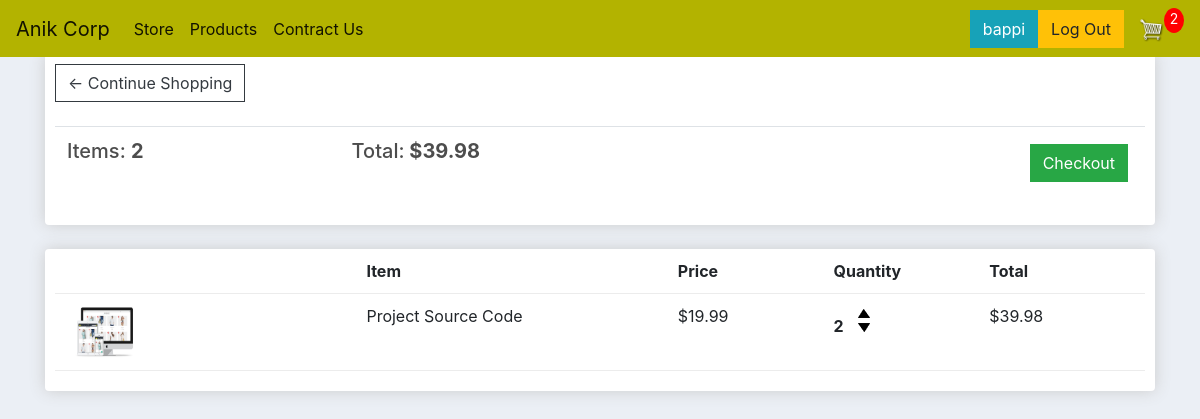
The app's page /cart/ (signed in) with its own data.
### store/models.py (models this page shows, shortened)
class Order(models.Model):
    customer = models.ForeignKey(
        Customer, on_delete=models.SET_NULL, blank=True, null=True)
    date_ordered = models.DateTimeField(auto_now_add=True)
    complete = models.BooleanField(default=False, null=True, blank=False)
    transaction_id = models.CharField(max_length=200, null=True)
    @property
    def get_cart_total(self):
        orderitems = self.orderitem_set.all()
        total = sum([item.get_total for item in orderitems])
        return total
    @property
    def get_cart_items(self):
        orderitems = self.orderitem_set.all()
        total = sum([item.quantity for item in orderitems])
        return total

class OrderItem(models.Model):
    product = models.ForeignKey(
        Product, on_delete=models.SET_NULL, blank=True, null=True)
    order = models.ForeignKey(
        Order, on_delete=models.SET_NULL, blank=True, null=True)
    quantity = models.IntegerField(default=0, null=True, blank=True)
    @property
    def get_total(self):
        total = self.product.price * self.quantity
        return total

class Product(models.Model):
    name = models.CharField(max_length=200, null=True)
    price = models.FloatField()
    digital = models.BooleanField(default=False, null=True, blank=False)
    image = models.ImageField(null=True, blank=True)
    @property
    def imageURL(self):
        try:
            url = self.image.url
        except:
            url = ''
        return url

### store/views.py (the view)
# urls.py: path('cart/', views.cart, name='cart'),
def cart(request):
    data = cartData(request)
    cartItems = data['cartItems']
    order = data['order']
    items = data['items']
    context = {'items': items, 'order': order, 'cartItems': cartItems}
    return render(request, 'store/cart.html', context)

### store/utils.py (called while the page is built)
def cartData(request):
    if request.user.is_authenticated:
        customer = request.user.customer
        order, created = Order.objects.get_or_create(
            customer=customer, complete=False)
        items = order.orderitem_set.all()
        cartItems = order.get_cart_items
    else:
        cookieData = cookieCart(request)
        cartItems = cookieData['cartItems']
        order = cookieData['order']
        items = cookieData['items']
    return {'cartItems': cartItems, 'order': order, 'items': items}

### store/templates/store/cart.html
{% extends 'store/main.html' %}
{% load static %}
{% block content %}
<div class="container">
	<div class="row">
		<div class="col-lg-12">
			<div class="box-element">
				<a  class="btn btn-outline-dark" href="{% url 'store' %}">&#x2190; Continue Shopping</a>
				<br>
				<br>
				<table class="table">
					<tr>
						<th><h5>Items: <strong>{{order.get_cart_items}}</strong></h5></th>
						<th><h5>Total:<strong> ${{order.get_cart_total|floatformat:2}}</strong></h5></th>
						<th>
							<a  style="float:right; margin:5px;" class="btn btn-success" href="{% url 'checkout' %}">Checkout</a>
						</th>
					</tr>
				</table>
			</div>
			<br>
			<div class="box-element">
				<div class="cart-row">
					<div style="flex:2"></div>
					<div style="flex:2"><strong>Item</strong></div>
					<div style="flex:1"><strong>Price</strong></div>
					<div style="flex:1"><strong>Quantity</strong></div>
					<div style="flex:1"><strong>Total</strong></div>
				</div>
				{% for item in items %}
				<div class="cart-row">
					<div style="flex:2"><img class="row-image" src="{{item.product.imageURL}}"></div>
					<div style="flex:2"><p>{{item.product.name}}</p></div>
					<div style="flex:1"><p>${{item.product.price|floatformat:2}}</p></div>
					<div style="flex:1">
						<p class="quantity">{{item.quantity}}</p>
						<div class="quantity">
							<img data-product="{{item.product.id}}" data-action="add" class="chg-quantity update-cart" src="{% static  'images/arrow-up.png' %}">
							<img data-product="{{item.product.id}}" data-action="remove" class="chg-quantity update-cart" src="{% static  'images/arrow-down.png' %}">
						</div>
					</div>
					<div style="flex:1"><p>${{item.get_total|floatformat:2}}</p></div>
				</div>
				{% endfor %}
			</div>
		</div>
	</div>
</div>
{% endblock content %}

### store/templates/store/main.html (shortened to what this page needs)
{% load static %}
<!DOCTYPE html>
<html lang="en">
<head>
    <link rel="stylesheet" href="https://stackpath.bootstrapcdn.com/bootstrap/4.4.1/css/bootstrap.min.css">
    <link rel="stylesheet" href="{% static 'css/font-awesome.min.css' %}">
    <link rel="stylesheet" type="text/css" href="{% static 'css/main.css' %}">
    <link rel="stylesheet" type="text/css" href="{% static 'css/slider.css' %}">
</head>
<body>
  <div class="nav_section">
    <nav class="navbar navbar-expand-lg navbar-light fixed-top" style="background-color: #b3b300; ">
        <a class="navbar-brand" href="{% url 'store' %}">Anik Corp</a>
        <div class="collapse navbar-collapse" id="navbarSupportedContent">
          <ul class="navbar-nav mr-auto">
            <li class="nav-item active">
              <a class="nav-link" href="{% url 'store' %}">Store<span class="sr-only">(current)</span></a>
            </li>
            <li class="nav-item active">
              <a class="nav-link" href="{% url 'store' %}">Products<span class="sr-only">(current)</span></a>
            </li>
            <li class="nav-item active">
              <a class="nav-link" href="{% url 'store' %}">Contract Us<span class="sr-only">(current)</span></a>
            </li>
          </ul>
          <div class="form-inline my-2 my-lg-0">
            {% if request.user.is_authenticated %}
              <a href="#" class="btn  btn-info">{{request.user.username}}</a>
              <a href="{% url 'logout' %}"class="btn btn-warning">Log Out</a>
            {% else %}
              <a href="{% url 'login' %}"class="btn btn-warning">Login</a>
            {% endif %}
            <a href="{% url 'cart' %}">
             <img  id="cart-icon" src="{% static 'images/cart.png' %}">
           </a>
           <p id="cart-total">{{cartItems}}</p>
         </div>
        </div>
      </nav>
  </div>
    <div class="">
        <br>
        {% block content %}
        {% endblock content %}
    </div>
</body>
</html>

### static/css/main.css (style rules this page uses)
body { background-color: hsl(0, 0%, 98%); }
h1, h2, h3, h4, h5, h6 { color: hsl(0, 0%, 30%); }
.nav_section { padding-bottom: 20px !important; }
.box-element { box-shadow: hsl(0, 0%, 80%) 0 0 16px; background-color: #fff; border-radius: 4px; padding: 10px; }
#cart-icon { width: 25px; display: inline-block; margin-left: 15px; }
#cart-total { display: block; text-align: center; color: #fff; background-color: red; width: 20px; height: 25px; border-radius: 50%; font-size: 14px; }
.col-lg-4, .col-lg-6, .col-lg-8, .col-lg-12 { margin-top: 10px; }
.btn { border-radius: 0; }
.row-image { width: 100px; }
.cart-row { display: flex; align-items: flex-stretch; padding-bottom: 10px; margin-bottom: 10px; border-bottom: 1px solid #ececec; }
.quantity { display: inline-block; font-weight: 700; padding-right: 10px; }
.chg-quantity { width: 12px; cursor: pointer; display: block; margin-top: 5px; transition: 0.1s; }
body { background-color: #ebeff5; }

### static/css/slider.css (style rules this page uses)
body { margin: 0; }

### records on screen
Order: get_cart_items "2", get_cart_total "39.98"
OrderItem: product.imageURL (picture), product.name "Project Source Code", product.price "19.99", quantity "2", get_total "39.98"

### other values on screen
{{ request.user.username }} "bappi"
{{ cartItems }} "2"
